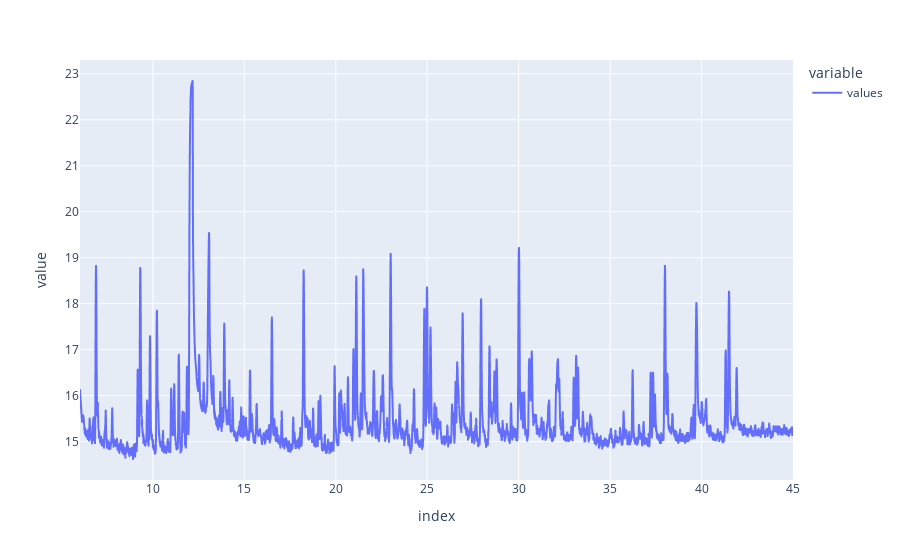

Notebook cell for this chart:
### Markdown cell above
## Mise en évidence des pics
Le passage des données en logarithme permet de mettre en évidence les plus petits pics du graphique, le but est de ne pas donner un importance trop grande aux pics les plus grands, car cela pourrait compliquer le travail sur la partie IA dans le cas ou l'information importante est contenue dans un pic de taille faible.<br>
Remarque : la fonction logarithme est bijective, il n'y a donc pas de perte d'information.

### Code cell
temp = np.log(temp)
temp.plot()

### Figure 1 — Plotly figure (JSON) as saved in the notebook; plotly's stock layout.template omitted (floating-point values rounded to 4 significant figures; data arrays with more than 128 entries replaced by an {"elided": "..."} marker saying what was removed)
{"data": [{"hovertemplate": "variable=values<br>index=%{x}<br>value=%{y}<extra></extra>", "legendgroup": "values", "line": {"color": "#636efa", "dash": "solid"}, "mode": "lines", "name": "values", "showlegend": true, "type": "scattergl", "x": {"elided": "6677 float values"}, "xaxis": "x", "y": {"elided": "6677 float values"}, "yaxis": "y"}], "layout": {"legend": {"title": {"text": "variable"}, "tracegroupgap": 0}, "margin": {"t": 60}, "xaxis": {"anchor": "y", "domain": [0, 1], "title": {"text": "index"}}, "yaxis": {"anchor": "x", "domain": [0, 1], "title": {"text": "value"}}}}
